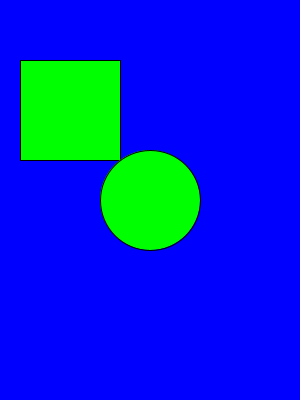
Frame 1 (no input)
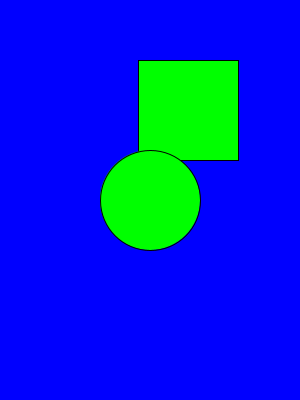
Frame 60 (the mouse pressed at the canvas centre just before this capture)
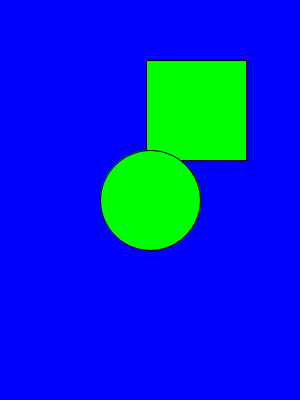
Frame 120 (the mouse held since frame 60 and released just before this capture)

The Processing sketch that drew these frames (run headless with seeded random() and noise(); from frame 60 on, the mouse is pressed at the canvas centre):

// Processing sketch: HelloProcessing
// ── HelloProcessing.pde
// refactoring
// variables
// boolean values and conditionals

// types of variables:
// int, float, double, bool - String (class)

// global scoping - Java is a strongly-typed language (you have to specify the type of your variable)
int x = 20;
int speed = 2;
int squareSide = 100;

void setup() {
  size(300, 400); // width, height // must be the first line inside setup()
  //specify details for this element before calling the actual rendering function (rect)
  //noStroke(); // no border
  fill(0, 255, 0);
  
  //int x = 10; // this would win over the global one - it is more specific than the global one
  //rect(x, 20, 10, 10);
}

// the draw function is continuously called by Processing (almost 70 times per second)
void draw() {
  background(0, 0, 255); // 0 red, 0 green, full blue (colors range from 0 to 255)
  rect(x, 60, squareSide, squareSide); // x, y, h-side, v-side
  //rect(x, 180, 100, 100); // x, y, h-side, v-side
  
  // logic of the motion
  if ( (x > width - squareSide) || (x < 0) ) {
    speed = - speed; // invert speed
  }
  x = x + speed;

  ellipse(width/2, height/2, 100, 100); // x, y, h-diam, v-diam
}
